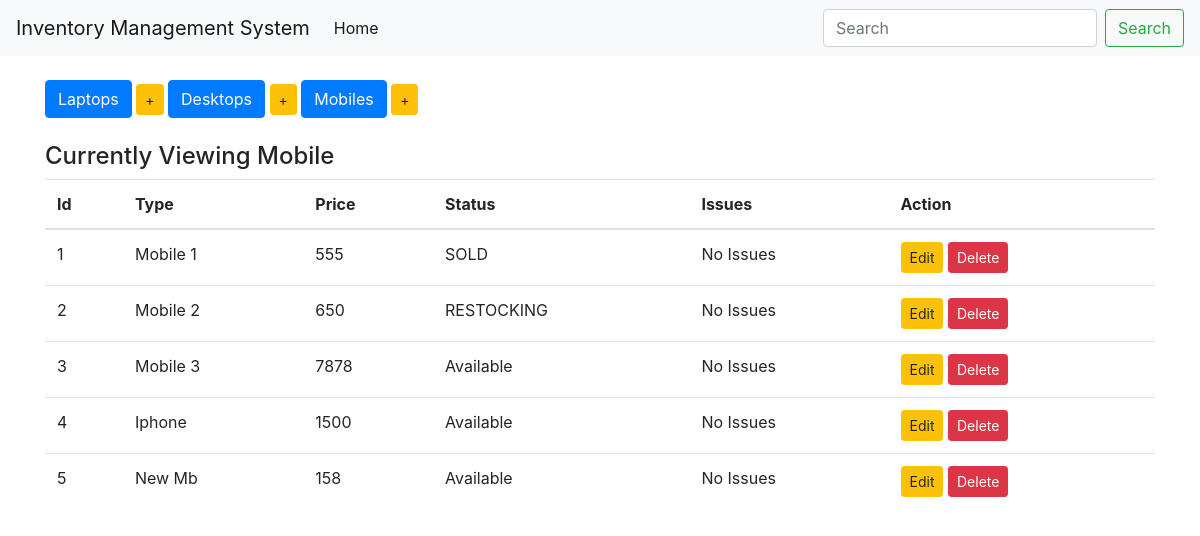
Screenshot of /display_mobile with the database file from the repository.
### inventory/models.py (models this page shows, shortened)
class Device(models.Model):
    type = models.CharField(max_length=100, blank=False) # name of the column
    price = models.IntegerField()
    choices = (
        ('Available', 'Item ready to be purchased'),
        ('SOLD', 'Item Sold'),
        ('RESTOCKING', 'Item restocking in few days')
    )
    status = models.CharField(max_length=10, choices= choices, default='SOLD') #Available, Sold, Restocking
    issues = models.CharField(max_length=100, default='No Issues')
    class Meta:
        abstract = True

class Mobile(Device):
    pass

### inventory/views.py (the view)
# urls.py: url(r'^display_mobile$', views.display_mobile, name='display_mobile'),
def display_mobile(request):
    items = Mobile.objects.all()
    context = {
        'items' : items,
        'header' : 'Mobile',
    }
    return render(request, 'index.html', context)

### inventory/templates/index.html
{% extends 'base.html' %}
{% load static %}
{% block content %}
<br>
<div class="button-group">
    <a href="{% url 'display_laptops' %}" class="btn btn-primary btn-md" role="button"> Laptops </a>
    <a href="{% url 'add_laptop' %}" class="btn btn-warning btn-sm" role="button"> + </a>
    <a href="{% url 'display_desktop' %}" class="btn btn-primary btn-md" role="button"> Desktops </a>
    <a href="{% url 'add_desktop' %}" class="btn btn-warning btn-sm" role="button"> + </a>
    <a href="{% url 'display_mobile' %}" class="btn btn-primary btn-md" role="button"> Mobiles </a>
    <a href="{% url 'add_mobile' %}" class="btn btn-warning btn-sm" role="button"> + </a>
</div>
<br>
<h4>Currently Viewing {{ header }}</h4>
<table class="table table-hover">
    <thead>
        <tr>
            <th>Id</th>
            <th>Type</th>
            <th>Price</th>
            <th>Status</th>
            <th>Issues</th>
            <th>Action</th>
        </tr>
    </thead>
    <tbody>
        {% for item in items %}
            <tr>
                <td>{{item.pk}}</td>
                <td>{{item.type}}</td>
                <td>{{item.price}}</td>
                <td>{{item.status}}</td>
                <td>{{item.issues}}</td>
                {% if header == 'Laptops' %}
                <td>
                    <a href="{% url 'edit_laptop' item.pk %}" class="btn btn-warning btn-sm" role="button">Edit</a>
                    <a href="{% url 'delete_laptop' item.pk %}" class="btn btn-danger btn-sm" role="button">Delete</a>
                </td>
                {% elif header == "Desktop"%}
                <td>
                    <a href="{% url 'edit_desktop' item.pk %}" class="btn btn-warning btn-sm" role="button">Edit</a>
                    <a href="{% url 'delete_desktop' item.pk %}" class="btn btn-danger btn-sm" role="button">Delete</a>
                </td>
                {% else %}
                <td>
                    <a href="{% url 'edit_mobile' item.pk %}" class="btn btn-warning btn-sm" role="button">Edit</a>
                    <a href="{% url 'delete_mobile' item.pk %}" class="btn btn-danger btn-sm" role="button">Delete</a>
                </td>
                {% endif %}
            </tr>
        {% endfor %}
    </tbody>
</table>
{% endblock %}

### rows the page displays
Mobile: pk "1", type "Mobile 1", price "555", status "SOLD", issues "No Issues"
Mobile: pk "2", type "Mobile 2", price "650", status "RESTOCKING", issues "No Issues"
Mobile: pk "3", type "Mobile 3", price "7878", status "Available", issues "No Issues"
Mobile: pk "4", type "Iphone", price "1500", status "Available", issues "No Issues"
Mobile: pk "5", type "New Mb", price "158", status "Available", issues "No Issues"

### other values shown
{{ header }} "Mobile"
